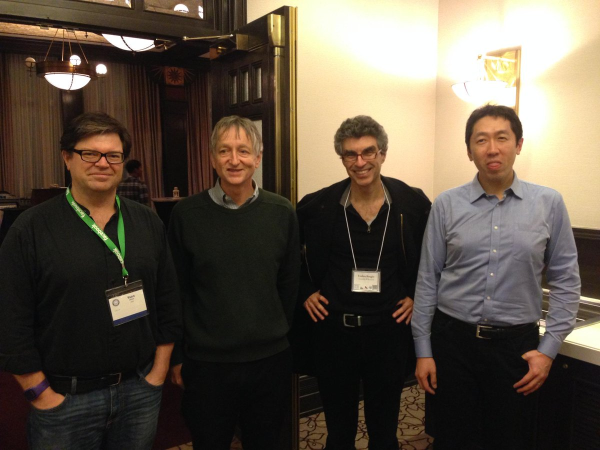
#> input picture segamentation/mhp_extension/data/DemoDataset/global_pic/demo.jpg, 1200 x 900 px, given as the content of the folder storage/data/train-opt/image, which was not available (shown at 1/2 size)
$ python body_binary_masking.py
#> lines starting #> are read from the running program, lines starting #| are printed output that depends on the picture; after the words box and inside, x2 and y2 are one past the last pixel; in counts of white or black regions, pixels touching at a corner belong together; pictures that were not available may be replaced by others from this repository, and a replacement may not be noted
"""
Make updated body shape from updated segmentation
"""

import os
import numpy as np
import cv2
from PIL import Image
import sys


(cv_major, _, _) = cv2.__version__.split(".")
if cv_major != '4' and cv_major != '3':
    print('doesnot support opencv version')
    sys.exit()


# @TODO this is too simple and pixel based algorithm
def body_detection(image, seg_mask):
    # binary thresholding by blue ?
    hsv = cv2.cvtColor(image, cv2.COLOR_BGR2HSV)
    lower_blue = np.array([0, 0, 120])
    upper_blue = np.array([180, 38, 255])
    mask = cv2.inRange(hsv, lower_blue, upper_blue)
    result = cv2.bitwise_and(image, image, mask=mask)

    # binary threshold by green ?
    b, g, r = cv2.split(result)
    filter = g.copy()
    ret, mask = cv2.threshold(filter, 10, 255, 1)

    # at least original segmentation is FG
    mask[seg_mask] = 1

    return mask


def make_body_mask(data_dir, seg_dir, image_name, mask_name, save_dir=None):

    # define paths
    img_pth = os.path.join(data_dir, image_name)
    seg_pth = os.path.join(seg_dir, mask_name)

    mask_path = None
    if save_dir is not None:
        mask_path = os.path.join(save_dir, mask_name)
    if (os.path.isfile(img_pth) and os.path.isfile(seg_pth)):
        # Load images
        img = cv2.imread(img_pth)
        # segm = Image.open(seg_pth)
        # the png file should be 1-ch but it is 3 ch ^^;
        print(image_name, mask_name)
        gray = cv2.imread(seg_pth, cv2.IMREAD_GRAYSCALE)
        _, seg_mask = cv2.threshold(gray, 1, 255, cv2.THRESH_BINARY)

        body_mask = body_detection(img, seg_mask)
        body_mask = body_mask + seg_mask
        body_mask[seg_mask] = 1
        cv2.imwrite(mask_path, body_mask)


def main():
    # define paths

    # root_dir = "data/viton_resize"
    root_dir = "storage/data/"
    mask_folder = "image-mask"
    seg_folder = "image-parse-new"

    data_mode = "train-opt"
    # data_mode = "test"
    image_folder = "image"

    image_dir = os.path.join(os.path.join(root_dir, data_mode), image_folder)
    seg_dir = os.path.join(os.path.join(root_dir, data_mode), seg_folder)
    try:
        shutil.rmtree(os.path.join(image_dir, '.ipynb_checkpoints'))
        shutil.rmtree('storage/data/test-end2end/image-parse-new/.ipynb_checkpoints')
    except:
        print("Image directory is clean")
    image_list = os.listdir(image_dir)
    seg_list = os.listdir(seg_dir)
    mask_dir = os.path.join(os.path.join(root_dir, data_mode), mask_folder)
    if not os.path.exists(mask_dir):
        os.makedirs(mask_dir)

    for each in zip(image_list, seg_list):
        mask = each[0].replace("jpg", "png")
        make_body_mask(image_dir, seg_dir, each[0], mask, mask_dir)
#> in make_body_mask, img is the input picture: shape (900, 1200, 3); mean B, G, R 67.5, 80.5, 91.2
#> in make_body_mask, `gray = cv2.imread(seg_pth, cv2.IMREAD_GRAYSCALE)`:
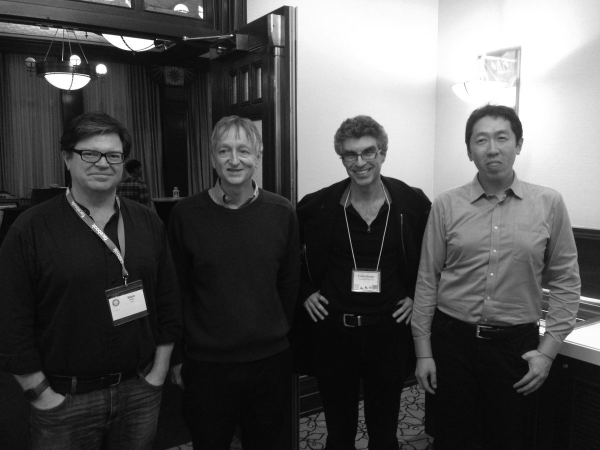
#> gray: shape (900, 1200) (shown at 1/2 size); min 0, max 255, mean 82.3
#> in make_body_mask, `_, seg_mask = cv2.threshold(gray, 1, 255, cv2.THRESH_BINARY)`:
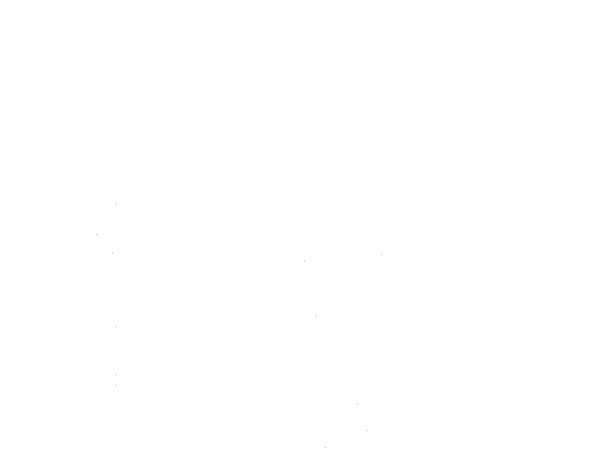
#> seg_mask: shape (900, 1200) (shown at 1/2 size); 100% white; black in thin lines or dots, all inside (x1, y1, x2, y2) = (193, 407, 763, 896)
#> in body_detection, `hsv = cv2.cvtColor(image, cv2.COLOR_BGR2HSV)`: hsv: shape (900, 1200, 3); mean H, S, V 38.7, 67.6, 91.9
#> in body_detection, `mask = cv2.inRange(hsv, lower_blue, upper_blue)`:
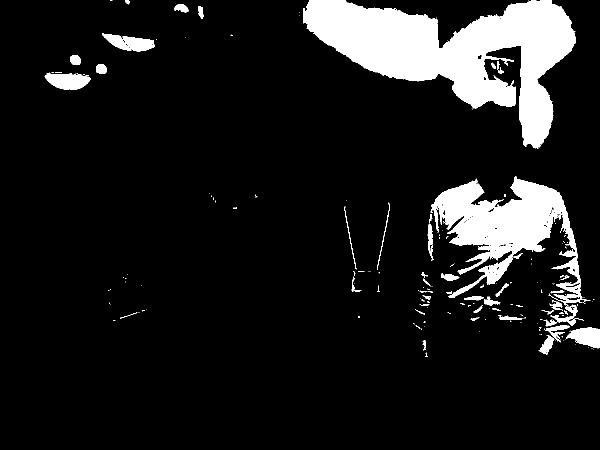
#> mask: shape (900, 1200) (shown at 1/2 size); 10.8% white; 214 white regions (166 under 20 px), largest, box (x1, y1, x2, y2) and area: (606, 0, 1152, 297) 71153, (861, 352, 1181, 610) 31840, (204, 67, 310, 103) 2151
#> in body_detection, `result = cv2.bitwise_and(image, image, mask=mask)`:
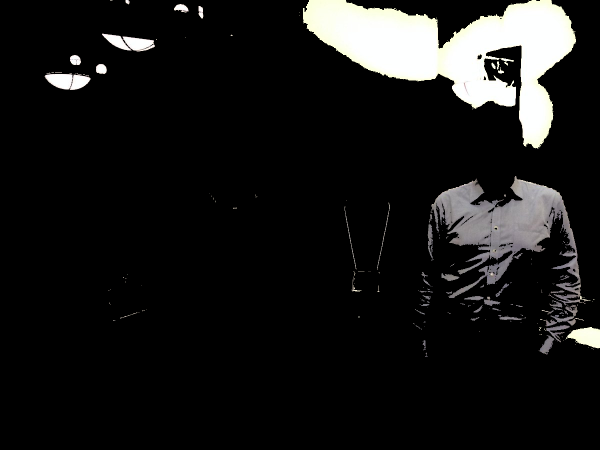
#> result: shape (900, 1200, 3) (shown at 1/2 size); mean B, G, R 22.9, 23.4, 23.5
#> in body_detection, `ret, mask = cv2.threshold(filter, 10, 255, 1)`:
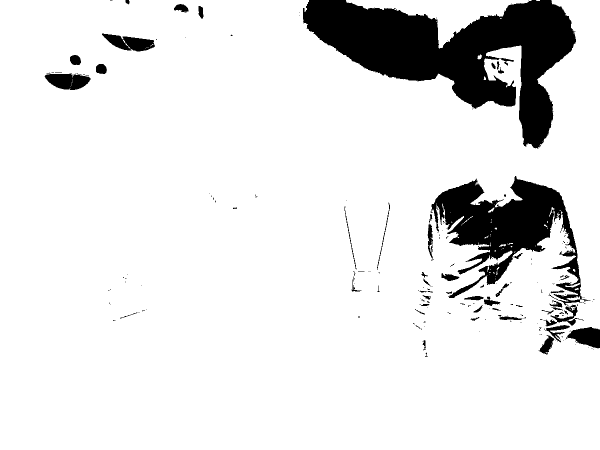
#> mask: shape (900, 1200) (shown at 1/2 size); 89.2% white; 214 black regions (166 under 20 px), largest, box (x1, y1, x2, y2) and area: (606, 0, 1152, 297) 71153, (861, 352, 1181, 610) 31840, (204, 67, 310, 103) 2151
#> in body_detection, `mask[seg_mask] = 1`:
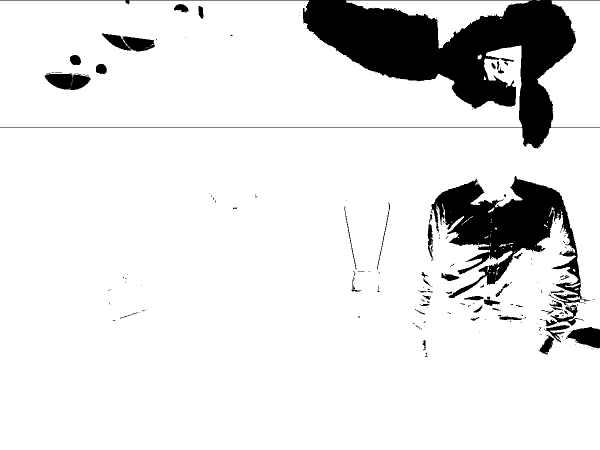
#> mask: shape (900, 1200) (shown at 1/2 size); 0.22% of pixels changed, all inside (x1, y1, x2, y2) = (0, 0, 1200, 256)
#> in make_body_mask, `body_mask[seg_mask] = 1`:
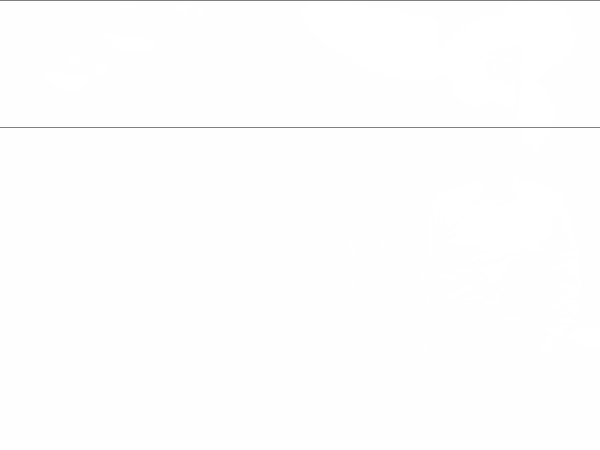
#> body_mask: shape (900, 1200) (shown at 1/2 size); min 1, max 255, mean 253.5


if __name__ == '__main__':
    main()
